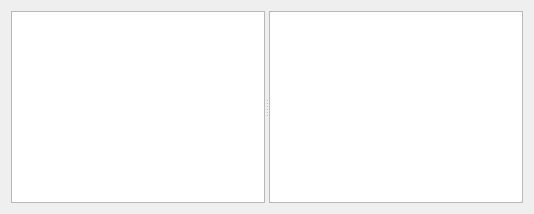
<?xml version="1.0" encoding="UTF-8"?>
<!--
  Documentation browser (ADR-005): markdown file tree on the left,
  rendered document on the right. Loaded by gui/doc_viewer.py through
  gui/ui_loader.py. The tree content is data (filled in code); the
  stylesheets are theme constants (applied in code); the splitter's
  stretch factors and sizes are not .ui properties, so code sets them.
-->
<ui version="4.0">
 <class>DocViewer</class>
 <widget class="QWidget" name="DocViewer">
  <layout class="QVBoxLayout" name="vbox_docs">
   <item>
    <widget class="QSplitter" name="split">
     <property name="orientation"><enum>Qt::Horizontal</enum></property>
     <widget class="QTreeWidget" name="tree">
      <property name="headerHidden"><bool>true</bool></property>
      <property name="minimumSize"><size><width>220</width><height>0</height></size></property>
     </widget>
     <widget class="QTextBrowser" name="view">
      <property name="openExternalLinks"><bool>false</bool></property>
     </widget>
    </widget>
   </item>
  </layout>
 </widget>
 <resources/>
 <connections/>
</ui>
